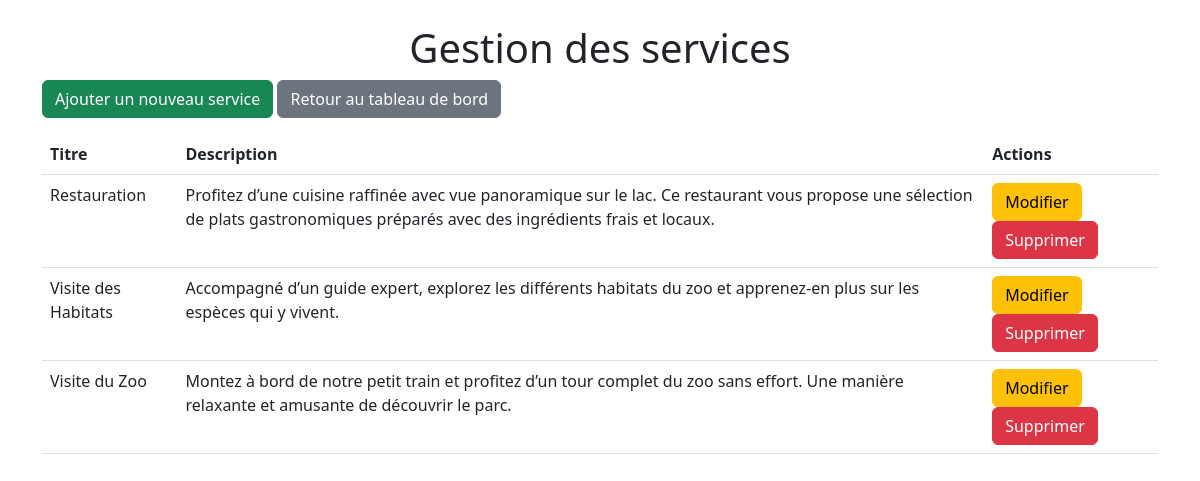
Page /manage_services.php (signed in) on the committed database.
### tables this page shows
CREATE TABLE `services` (
  `id` int NOT NULL AUTO_INCREMENT,
  `title` varchar(255) NOT NULL,
  `description1` text,
  `subtitle2` varchar(255) DEFAULT NULL,
  `description2` text,
  `subtitle3` varchar(255) DEFAULT NULL,
  `description3` text,
  `subtitle1` varchar(255) DEFAULT NULL,
  PRIMARY KEY (`id`)
);

### manage_services.php (the view, shortened to what this page needs)
<?php
require 'db.php';
try {
    $services = $pdo->query("SELECT * FROM services")->fetchAll();
} catch (Exception $e) {
    echo "Erreur lors de la récupération des services : " . $e->getMessage();
}
?>
<!DOCTYPE html>
<html lang="fr">
<head>
    <link href="https://cdn.jsdelivr.net/npm/bootstrap@5.3.0/dist/css/bootstrap.min.css" rel="stylesheet">
</head>
<body>
    <div class="container mt-4">
        <h1 class="text-center">Gestion des services</h1>
        <a href="add_service.php" class="btn btn-success mb-3">Ajouter un nouveau service</a>
        <a href="admin_dashboard.php" class="btn btn-secondary mb-3">Retour au tableau de bord</a>
        <table class="table">
            <thead>
                <tr>
                    <th>Titre</th>
                    <th>Description</th>
                    <th>Actions</th>
                </tr>
            </thead>
            <tbody>
            <?php foreach ($services as $service): ?>
    <tr>
        <td><?= htmlspecialchars($service['title']); ?></td>
        <td>
            <?= isset($service['description1']) ? htmlspecialchars($service['description1']) : 'Pas de description'; ?>
        </td>
        <td>
            <a href="edit_service.php?id=<?= $service['id']; ?>" class="btn btn-warning">Modifier</a>
            <a href="delete_service.php?id=<?= $service['id']; ?>" class="btn btn-danger">Supprimer</a>
        </td>
    </tr>
<?php endforeach; ?>
            </tbody>
        </table>
    </div>
</body>
</html>

### rows in the picture
services: title "Restauration", description1 "Profitez d’une cuisine raffinée avec vue panoramique sur le lac. Ce restaurant vous propose une sélection de plats gastronomiques préparés avec des ingrédients frais et locaux."
services: title "Visite des Habitats", description1 "Accompagné d’un guide expert, explorez les différents habitats du zoo et apprenez-en plus sur les espèces qui y vivent."
services: title "Visite du Zoo", description1 "Montez à bord de notre petit train et profitez d’un tour complet du zoo sans effort. Une manière relaxante et amusante de découvrir le parc."
